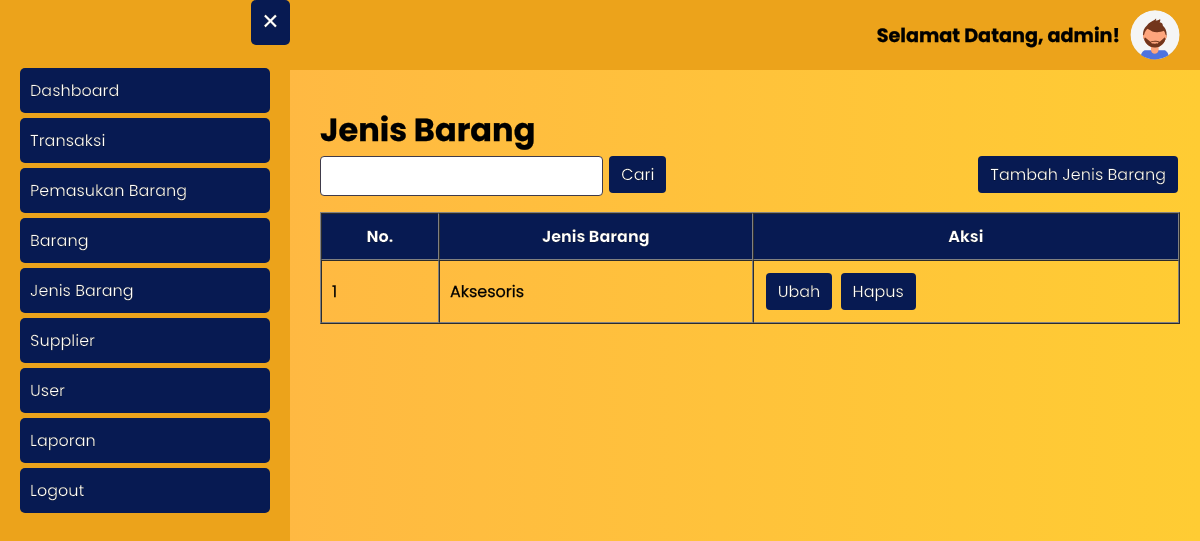
Before: /jenis_barang/jenis_barang.php (signed in) with the older database file.
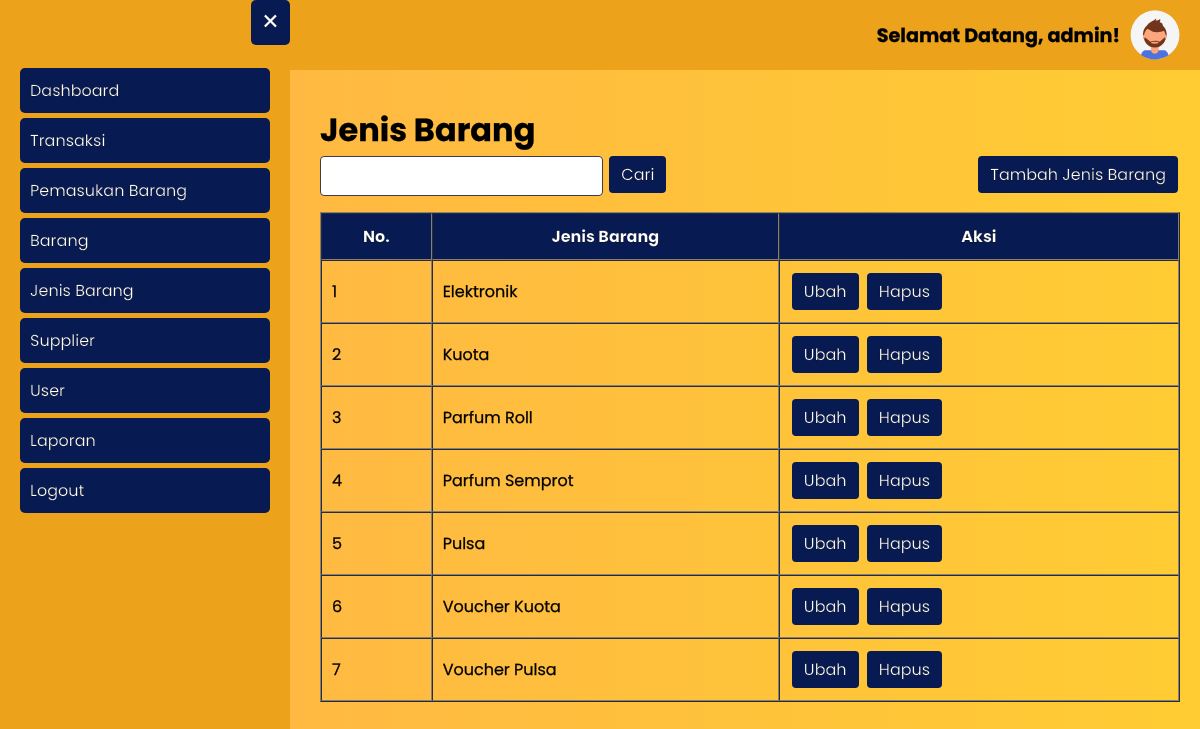
After: the same page with the newer database file.
### tables this page shows
CREATE TABLE `jenis_barang` (
  `id_jenis_barang` int(11) NOT NULL,
  `jenis_barang` varchar(50) NOT NULL
);

### jenis_barang/jenis_barang.php (the view, shortened to what this page needs)
<?php
require_once '../koneksi.php';
$jenis_barang = mysqli_query($koneksi, "SELECT * FROM jenis_barang ORDER BY jenis_barang ASC");
$id_user = htmlspecialchars($_SESSION['id_user']);
$data_profile = mysqli_fetch_assoc(mysqli_query($koneksi, "SELECT * FROM user WHERE id_user = '$id_user'"));
?>
<html>
<head>
	<?php include_once '../include/head.php'; ?>
</head>
<body class="bg-gradient">
    <?php include_once '../include/topbar.php' ?>
	<?php include_once '../include/sidebar.php'; ?>
	<div class="main-content">
		<div class="my">
			<h1>Jenis Barang</h1>
			<form method="get" class="inline-block form-cari-input">
				<input type="text" name="cari" value="<?= (isset($_GET['btnCari'])? $cari : ''); ?>">
				<button type="submit" class="btn" name="btnCari">Cari</button>
			</form>
			<a href="<?= BASE_URL; ?>jenis_barang/tambah_jenis_barang.php" class="btn float-right">Tambah Jenis Barang</a>
			<table border="1" cellpadding="10" cellspacing="0">
				<thead class="thead">
					<tr>
						<th>No.</th>
						<th>Jenis Barang</th>
						<?php if ($data_profile['hak_akses'] == 'administrator'): ?>
							<th>Aksi</th>
						<?php endif ?>
					</tr>
				</thead>
				<tbody>
					<?php $i = 1; ?>
					<?php foreach ($jenis_barang as $djb): ?>
						<tr>
							<td><?= $i++; ?></td>
							<td><?= $djb['jenis_barang']; ?></td>
							<?php if ($data_profile['hak_akses'] == 'administrator'): ?>
								<td>
									<a href="ubah_jenis_barang.php?id_jenis_barang=<?= $djb['id_jenis_barang']; ?>" class="btn">Ubah</a>
									<a onclick="return confirm('Apakah Anda yakin ingin menghapus jenis barang <?= $djb['jenis_barang']; ?>?')" href="hapus_jenis_barang.php?id_jenis_barang=<?= $djb['id_jenis_barang']; ?>" class="btn">Hapus</a>
								</td>
							<?php endif ?>
						</tr>
					<?php endforeach ?>
				</tbody>
			</table>
		</div>
	</div>
</body>
</html>

Changed rows visible on the page:
added jenis_barang: jenis_barang "Elektronik"
added jenis_barang: jenis_barang "Kuota"
added jenis_barang: jenis_barang "Parfum Roll"
added jenis_barang: jenis_barang "Parfum Semprot"
added jenis_barang: jenis_barang "Pulsa"
added jenis_barang: jenis_barang "Voucher Kuota"
changed jenis_barang: jenis_barang "Aksesoris" → "Voucher Pulsa"
